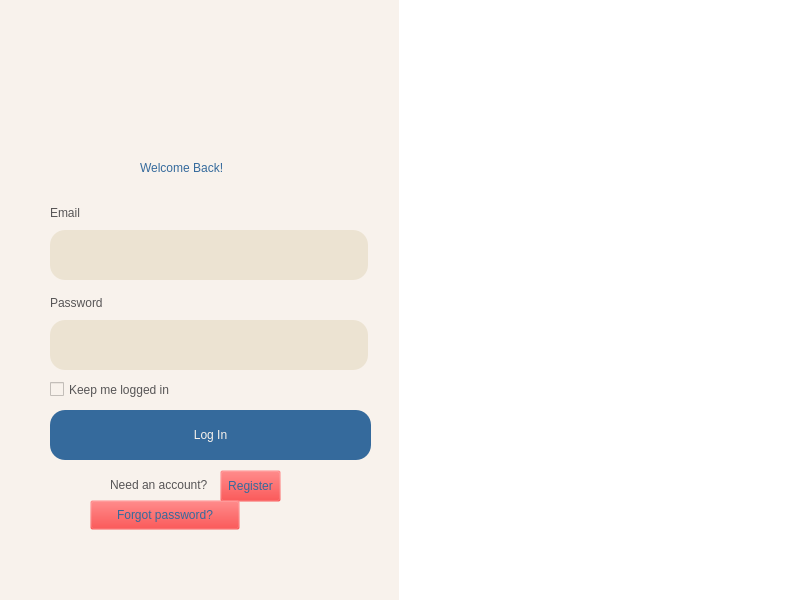
<?xml version="1.0" encoding="UTF-8"?>
<ui version="4.0">
 <class>MainWindow</class>
 <widget class="QMainWindow" name="MainWindow">
  <property name="geometry">
   <rect>
    <x>0</x>
    <y>0</y>
    <width>800</width>
    <height>600</height>
   </rect>
  </property>
  <property name="windowTitle">
   <string>MainWindow</string>
  </property>
  <property name="styleSheet">
   <string notr="true">background-color: #F8F2EC;</string>
  </property>
  <widget class="QWidget" name="centralwidget">
   <widget class="QLabel" name="label_3">
    <property name="geometry">
     <rect>
      <x>100</x>
      <y>60</y>
      <width>200</width>
      <height>80</height>
     </rect>
    </property>
    <property name="minimumSize">
     <size>
      <width>200</width>
      <height>80</height>
     </size>
    </property>
    <property name="maximumSize">
     <size>
      <width>200</width>
      <height>80</height>
     </size>
    </property>
    <property name="text">
     <string/>
    </property>
    <property name="pixmap">
     <pixmap>../img/logo.png</pixmap>
    </property>
    <property name="scaledContents">
     <bool>true</bool>
    </property>
   </widget>
   <widget class="QLabel" name="label_7">
    <property name="geometry">
     <rect>
      <x>140</x>
      <y>140</y>
      <width>144</width>
      <height>56</height>
     </rect>
    </property>
    <property name="styleSheet">
     <string notr="true">color: #356a9c;
font: 20pt &quot;Bahnschrift&quot;;</string>
    </property>
    <property name="text">
     <string>Welcome Back!</string>
    </property>
   </widget>
   <widget class="QLabel" name="label_4">
    <property name="geometry">
     <rect>
      <x>50</x>
      <y>200</y>
      <width>318</width>
      <height>25</height>
     </rect>
    </property>
    <property name="maximumSize">
     <size>
      <width>16777215</width>
      <height>25</height>
     </size>
    </property>
    <property name="styleSheet">
     <string notr="true">font: 12pt &quot;Bahnschrift&quot;;
color: #575556;</string>
    </property>
    <property name="text">
     <string>Email</string>
    </property>
   </widget>
   <widget class="QLineEdit" name="txtEmail">
    <property name="geometry">
     <rect>
      <x>50</x>
      <y>230</y>
      <width>318</width>
      <height>50</height>
     </rect>
    </property>
    <property name="maximumSize">
     <size>
      <width>16777215</width>
      <height>50</height>
     </size>
    </property>
    <property name="styleSheet">
     <string notr="true">background-color: #ECE3D2;
color: #356A9C;
font: 12pt &quot;Segoe UI&quot;;
border-radius: 15px;
padding-left: 5px;</string>
    </property>
   </widget>
   <widget class="QLabel" name="label_5">
    <property name="geometry">
     <rect>
      <x>50</x>
      <y>290</y>
      <width>318</width>
      <height>25</height>
     </rect>
    </property>
    <property name="maximumSize">
     <size>
      <width>16777215</width>
      <height>25</height>
     </size>
    </property>
    <property name="styleSheet">
     <string notr="true">font: 12pt &quot;Bahnschrift&quot;;
color: #575556;</string>
    </property>
    <property name="text">
     <string>Password</string>
    </property>
   </widget>
   <widget class="QLineEdit" name="txtPassword">
    <property name="geometry">
     <rect>
      <x>50</x>
      <y>320</y>
      <width>318</width>
      <height>50</height>
     </rect>
    </property>
    <property name="maximumSize">
     <size>
      <width>16777215</width>
      <height>50</height>
     </size>
    </property>
    <property name="styleSheet">
     <string notr="true">background-color: #ECE3D2;
color: #356A9C;
font: 12pt &quot;Segoe UI&quot;;
border-radius: 15px;
padding-left: 5px;</string>
    </property>
    <property name="echoMode">
     <enum>QLineEdit::Password</enum>
    </property>
   </widget>
   <widget class="QCheckBox" name="checkBox">
    <property name="geometry">
     <rect>
      <x>50</x>
      <y>380</y>
      <width>329</width>
      <height>19</height>
     </rect>
    </property>
    <property name="styleSheet">
     <string notr="true">font: 12pt &quot;Bahnschrift&quot;;
color: #575556;</string>
    </property>
    <property name="text">
     <string>Keep me logged in</string>
    </property>
   </widget>
   <widget class="QPushButton" name="btnLogin">
    <property name="geometry">
     <rect>
      <x>50</x>
      <y>410</y>
      <width>321</width>
      <height>50</height>
     </rect>
    </property>
    <property name="minimumSize">
     <size>
      <width>0</width>
      <height>50</height>
     </size>
    </property>
    <property name="maximumSize">
     <size>
      <width>16777215</width>
      <height>50</height>
     </size>
    </property>
    <property name="cursor">
     <cursorShape>PointingHandCursor</cursorShape>
    </property>
    <property name="styleSheet">
     <string notr="true">border-radius: 15px;
font: 600 16pt &quot;Bahnschrift&quot;;
background-color: #356a9c;
color: #F8F2EC;</string>
    </property>
    <property name="text">
     <string>Log In</string>
    </property>
   </widget>
   <widget class="QLabel" name="label_6">
    <property name="geometry">
     <rect>
      <x>110</x>
      <y>470</y>
      <width>130</width>
      <height>30</height>
     </rect>
    </property>
    <property name="minimumSize">
     <size>
      <width>130</width>
      <height>30</height>
     </size>
    </property>
    <property name="maximumSize">
     <size>
      <width>130</width>
      <height>30</height>
     </size>
    </property>
    <property name="styleSheet">
     <string notr="true">font: 12pt &quot;Bahnschrift&quot;;
color: #575556;</string>
    </property>
    <property name="text">
     <string>Need an account?</string>
    </property>
   </widget>
   <widget class="QPushButton" name="btnRegister">
    <property name="geometry">
     <rect>
      <x>220</x>
      <y>470</y>
      <width>61</width>
      <height>32</height>
     </rect>
    </property>
    <property name="cursor">
     <cursorShape>PointingHandCursor</cursorShape>
    </property>
    <property name="styleSheet">
     <string notr="true">font: 12pt &quot;Bahnschrift&quot;;
color: #356a9c;
background-color: rgba(255, 0, 0, 0);
</string>
    </property>
    <property name="text">
     <string>Register</string>
    </property>
   </widget>
   <widget class="QPushButton" name="btn_register_2">
    <property name="geometry">
     <rect>
      <x>90</x>
      <y>500</y>
      <width>150</width>
      <height>30</height>
     </rect>
    </property>
    <property name="minimumSize">
     <size>
      <width>150</width>
      <height>30</height>
     </size>
    </property>
    <property name="maximumSize">
     <size>
      <width>150</width>
      <height>30</height>
     </size>
    </property>
    <property name="cursor">
     <cursorShape>PointingHandCursor</cursorShape>
    </property>
    <property name="styleSheet">
     <string notr="true">font: 12pt &quot;Bahnschrift&quot;;
color: #356a9c;
background-color: rgba(255, 0, 0, 0);
</string>
    </property>
    <property name="text">
     <string>Forgot password?</string>
    </property>
   </widget>
   <widget class="QWidget" name="widget" native="true">
    <property name="geometry">
     <rect>
      <x>399</x>
      <y>-1</y>
      <width>411</width>
      <height>611</height>
     </rect>
    </property>
    <property name="styleSheet">
     <string notr="true">background-color: white;</string>
    </property>
    <widget class="QLabel" name="label">
     <property name="geometry">
      <rect>
       <x>10</x>
       <y>100</y>
       <width>376</width>
       <height>400</height>
      </rect>
     </property>
     <property name="maximumSize">
      <size>
       <width>16777215</width>
       <height>400</height>
      </size>
     </property>
     <property name="text">
      <string/>
     </property>
     <property name="pixmap">
      <pixmap>../img/3766277.png</pixmap>
     </property>
     <property name="scaledContents">
      <bool>true</bool>
     </property>
    </widget>
   </widget>
  </widget>
 </widget>
 <resources/>
 <connections/>
</ui>
